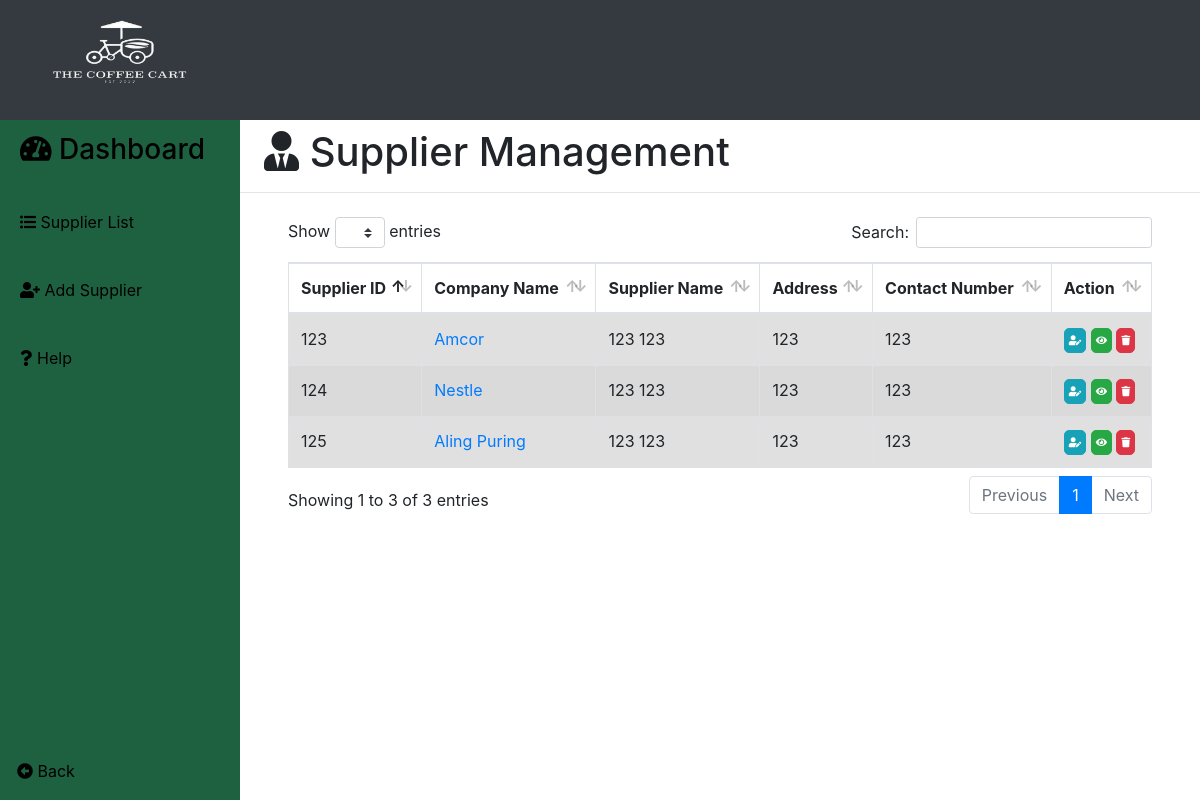
The app's page /supplier/supplier.php (signed in) with its own data.
### tables this page shows
CREATE TABLE `supplier` (
  `supplier_id` int(11) NOT NULL AUTO_INCREMENT,
  `company_name` varchar(30) DEFAULT NULL,
  `firstname` varchar(30) DEFAULT NULL,
  `lastname` varchar(30) DEFAULT NULL,
  `address` text DEFAULT NULL,
  `contact_number` varchar(30) DEFAULT NULL,
  `image` varchar(60) NOT NULL,
  PRIMARY KEY (`supplier_id`)
);

### supplier/supplier.php (the view, shortened to what this page needs)
<?php
	include("../server/connection.php");
	$sql = "SELECT * FROM supplier ";
	$result	= mysqli_query($db, $sql);
?>
<!DOCTYPE html>
<html>
<head>
	<?php include('../templates/head1.php');?>
</head>
<body>
	<div class="contain h-100">
		<div>
			<h1 class="ml-4 pt-2"><i class="fas fa-user-tie"></i> Supplier Management</h1>
			<hr>
			<div class="table-responsive mt-4 pl-5 pr-5">
			<table class="table table-striped table-bordered" id="supplier_table">
				<thead>
					<tr>
						<th scope="col" class="column-text">Supplier ID</th>
						<th scope="col" class="column-text">Company Name</th>
						<th scope="col" class="column-text">Supplier Name</th>
						<th scope="col" class="column-text">Address</th>
						<th scope="col" class="column-text">Contact Number</th>
						<th scope="col" class="column-text">Action</th>
					</tr>
				</thead>
				<tbody class="table-hover">
					<?php
						while($row = mysqli_fetch_array($result)){
				  	?>
					<tr class="table-active">
						<td><?php echo $row['supplier_id'];?></td>
						<td><a href="supplier_details.php?id=<?php echo $row['supplier_id'];?>"><?php echo $row['company_name'];?></a></td>
						<td><?php echo $row['firstname'].'&nbsp'.$row['lastname'];?></td>
						<td><?php echo $row['address'];?></td>
						<td><?php echo $row['contact_number'];?></td>
						<td>
							<a name="edit" title="Edit" style='font-size:10px; border-radius:5px;padding:4px;' href="update_supplier.php?id=<?php echo $row['supplier_id'];?>" class="btn btn-info btn-xs"><i class="fas fa-user-edit"></i></a>
							<button type="button" name="view" value="View" style='font-size:10px; border-radius:5px;padding:4px;' id="<?php echo $row['supplier_id'];?>" class="btn btn-success btn-xs view_data"><i class="fas fa-eye"></i></button>
							<button type="button" name="delete" title="Delete" value="Delete" style='font-size:10px; border-radius:5px;padding:4px;' data-id="<?php echo $row['supplier_id'];?>"  class="delete btn btn-danger btn-xs" data-toggle="#deleteModal" title="Delete"><i class="fas fa-trash"></i></button>
						</td>
					</tr>
					<?php } ?>
				</tbody>
			</table>
			</div>
		</div>
	</div>
</body>
</html>

### records on screen
supplier: supplier_id "123", company_name "Amcor", firstname "123", lastname "123", address "123", contact_number "123"
supplier: supplier_id "124", company_name "Nestle", firstname "123", lastname "123", address "123", contact_number "123"
supplier: supplier_id "125", company_name "Aling Puring", firstname "123", lastname "123", address "123", contact_number "123"
